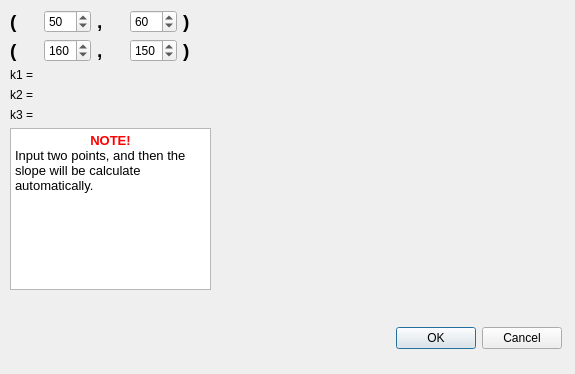
<?xml version="1.0" encoding="UTF-8"?>
<ui version="4.0">
 <class>DialogStretchTransform</class>
 <widget class="QDialog" name="DialogStretchTransform">
  <property name="geometry">
   <rect>
    <x>0</x>
    <y>0</y>
    <width>575</width>
    <height>374</height>
   </rect>
  </property>
  <property name="windowTitle">
   <string>Grey Level Transform - Stretch</string>
  </property>
  <widget class="QCustomPlot" name="customPlot" native="true">
   <property name="geometry">
    <rect>
     <x>230</x>
     <y>10</y>
     <width>331</width>
     <height>291</height>
    </rect>
   </property>
  </widget>
  <widget class="QWidget" name="">
   <property name="geometry">
    <rect>
     <x>340</x>
     <y>320</y>
     <width>222</width>
     <height>36</height>
    </rect>
   </property>
   <layout class="QHBoxLayout" name="horizontalLayout_6">
    <item>
     <spacer name="horizontalSpacer">
      <property name="orientation">
       <enum>Qt::Horizontal</enum>
      </property>
      <property name="sizeHint" stdset="0">
       <size>
        <width>40</width>
        <height>20</height>
       </size>
      </property>
     </spacer>
    </item>
    <item>
     <widget class="QDialogButtonBox" name="buttonBox">
      <property name="orientation">
       <enum>Qt::Horizontal</enum>
      </property>
      <property name="standardButtons">
       <set>QDialogButtonBox::Cancel|QDialogButtonBox::Ok</set>
      </property>
     </widget>
    </item>
   </layout>
  </widget>
  <widget class="QWidget" name="">
   <property name="geometry">
    <rect>
     <x>10</x>
     <y>10</y>
     <width>201</width>
     <height>291</height>
    </rect>
   </property>
   <layout class="QVBoxLayout" name="verticalLayout_4">
    <item>
     <layout class="QVBoxLayout" name="verticalLayout_3">
      <item>
       <layout class="QVBoxLayout" name="verticalLayout_2">
        <item>
         <layout class="QHBoxLayout" name="horizontalLayout">
          <item>
           <widget class="QLabel" name="label">
            <property name="text">
             <string>&lt;html&gt;&lt;head/&gt;&lt;body&gt;&lt;p&gt;&lt;span style=&quot; font-size:14pt; font-weight:600;&quot;&gt;(&lt;/span&gt;&lt;/p&gt;&lt;/body&gt;&lt;/html&gt;</string>
            </property>
           </widget>
          </item>
          <item>
           <widget class="QSpinBox" name="x1">
            <property name="maximum">
             <number>255</number>
            </property>
            <property name="value">
             <number>50</number>
            </property>
           </widget>
          </item>
          <item>
           <widget class="QLabel" name="label_2">
            <property name="text">
             <string>&lt;html&gt;&lt;head/&gt;&lt;body&gt;&lt;p&gt;&lt;span style=&quot; font-size:14pt; font-weight:600;&quot;&gt;,&lt;/span&gt;&lt;/p&gt;&lt;/body&gt;&lt;/html&gt;</string>
            </property>
           </widget>
          </item>
          <item>
           <widget class="QSpinBox" name="y1">
            <property name="maximum">
             <number>255</number>
            </property>
            <property name="value">
             <number>60</number>
            </property>
           </widget>
          </item>
          <item>
           <widget class="QLabel" name="label_3">
            <property name="text">
             <string>&lt;html&gt;&lt;head/&gt;&lt;body&gt;&lt;p&gt;&lt;span style=&quot; font-size:14pt; font-weight:600;&quot;&gt;)&lt;/span&gt;&lt;/p&gt;&lt;/body&gt;&lt;/html&gt;</string>
            </property>
           </widget>
          </item>
         </layout>
        </item>
        <item>
         <layout class="QHBoxLayout" name="horizontalLayout_2">
          <item>
           <widget class="QLabel" name="label_5">
            <property name="text">
             <string>&lt;html&gt;&lt;head/&gt;&lt;body&gt;&lt;p&gt;&lt;span style=&quot; font-size:14pt; font-weight:600;&quot;&gt;(&lt;/span&gt;&lt;/p&gt;&lt;/body&gt;&lt;/html&gt;</string>
            </property>
           </widget>
          </item>
          <item>
           <widget class="QSpinBox" name="x2">
            <property name="maximum">
             <number>255</number>
            </property>
            <property name="value">
             <number>160</number>
            </property>
           </widget>
          </item>
          <item>
           <widget class="QLabel" name="label_6">
            <property name="text">
             <string>&lt;html&gt;&lt;head/&gt;&lt;body&gt;&lt;p&gt;&lt;span style=&quot; font-size:14pt; font-weight:600;&quot;&gt;,&lt;/span&gt;&lt;/p&gt;&lt;/body&gt;&lt;/html&gt;</string>
            </property>
           </widget>
          </item>
          <item>
           <widget class="QSpinBox" name="y2">
            <property name="maximum">
             <number>255</number>
            </property>
            <property name="value">
             <number>150</number>
            </property>
           </widget>
          </item>
          <item>
           <widget class="QLabel" name="label_4">
            <property name="text">
             <string>&lt;html&gt;&lt;head/&gt;&lt;body&gt;&lt;p&gt;&lt;span style=&quot; font-size:14pt; font-weight:600;&quot;&gt;)&lt;/span&gt;&lt;/p&gt;&lt;/body&gt;&lt;/html&gt;</string>
            </property>
           </widget>
          </item>
         </layout>
        </item>
       </layout>
      </item>
      <item>
       <layout class="QVBoxLayout" name="verticalLayout">
        <item>
         <layout class="QHBoxLayout" name="horizontalLayout_3">
          <item>
           <widget class="QLabel" name="label_7">
            <property name="styleSheet">
             <string notr="true">font: 87 14pt &quot;Roboto&quot;;</string>
            </property>
            <property name="text">
             <string>k1 = </string>
            </property>
           </widget>
          </item>
          <item>
           <widget class="QLabel" name="k1">
            <property name="text">
             <string/>
            </property>
           </widget>
          </item>
         </layout>
        </item>
        <item>
         <layout class="QHBoxLayout" name="horizontalLayout_4">
          <item>
           <widget class="QLabel" name="label_8">
            <property name="styleSheet">
             <string notr="true">font: 87 14pt &quot;Roboto&quot;;</string>
            </property>
            <property name="text">
             <string>k2 =</string>
            </property>
           </widget>
          </item>
          <item>
           <widget class="QLabel" name="k2">
            <property name="text">
             <string/>
            </property>
           </widget>
          </item>
         </layout>
        </item>
        <item>
         <layout class="QHBoxLayout" name="horizontalLayout_5">
          <item>
           <widget class="QLabel" name="label_9">
            <property name="styleSheet">
             <string notr="true">font: 87 14pt &quot;Roboto&quot;;</string>
            </property>
            <property name="text">
             <string>k3 =</string>
            </property>
           </widget>
          </item>
          <item>
           <widget class="QLabel" name="k3">
            <property name="text">
             <string/>
            </property>
           </widget>
          </item>
         </layout>
        </item>
       </layout>
      </item>
     </layout>
    </item>
    <item>
     <widget class="QTextBrowser" name="textBrowser">
      <property name="html">
       <string>&lt;!DOCTYPE HTML PUBLIC &quot;-//W3C//DTD HTML 4.0//EN&quot; &quot;http://www.w3.org/TR/REC-html40/strict.dtd&quot;&gt;
&lt;html&gt;&lt;head&gt;&lt;meta name=&quot;qrichtext&quot; content=&quot;1&quot; /&gt;&lt;style type=&quot;text/css&quot;&gt;
p, li { white-space: pre-wrap; }
&lt;/style&gt;&lt;/head&gt;&lt;body style=&quot; font-family:'Roboto'; font-size:10pt; font-weight:400; font-style:normal;&quot;&gt;
&lt;p align=&quot;center&quot; style=&quot; margin-top:0px; margin-bottom:0px; margin-left:0px; margin-right:0px; -qt-block-indent:0; text-indent:0px;&quot;&gt;&lt;span style=&quot; font-weight:600; color:#ff0000;&quot;&gt;NOTE!&lt;/span&gt;&lt;/p&gt;
&lt;p style=&quot; margin-top:0px; margin-bottom:0px; margin-left:0px; margin-right:0px; -qt-block-indent:0; text-indent:0px;&quot;&gt;Input two points, and then the slope will be calculate automatically.&lt;/p&gt;&lt;/body&gt;&lt;/html&gt;</string>
      </property>
     </widget>
    </item>
    <item>
     <spacer name="verticalSpacer">
      <property name="orientation">
       <enum>Qt::Vertical</enum>
      </property>
      <property name="sizeHint" stdset="0">
       <size>
        <width>20</width>
        <height>40</height>
       </size>
      </property>
     </spacer>
    </item>
   </layout>
  </widget>
 </widget>
 <customwidgets>
  <customwidget>
   <class>QCustomPlot</class>
   <extends>QWidget</extends>
   <header location="global">qcustomplot.h</header>
   <container>1</container>
  </customwidget>
 </customwidgets>
 <resources/>
 <connections>
  <connection>
   <sender>buttonBox</sender>
   <signal>accepted()</signal>
   <receiver>DialogStretchTransform</receiver>
   <slot>accept()</slot>
   <hints>
    <hint type="sourcelabel">
     <x>248</x>
     <y>254</y>
    </hint>
    <hint type="destinationlabel">
     <x>157</x>
     <y>274</y>
    </hint>
   </hints>
  </connection>
  <connection>
   <sender>buttonBox</sender>
   <signal>rejected()</signal>
   <receiver>DialogStretchTransform</receiver>
   <slot>reject()</slot>
   <hints>
    <hint type="sourcelabel">
     <x>316</x>
     <y>260</y>
    </hint>
    <hint type="destinationlabel">
     <x>286</x>
     <y>274</y>
    </hint>
   </hints>
  </connection>
 </connections>
</ui>
